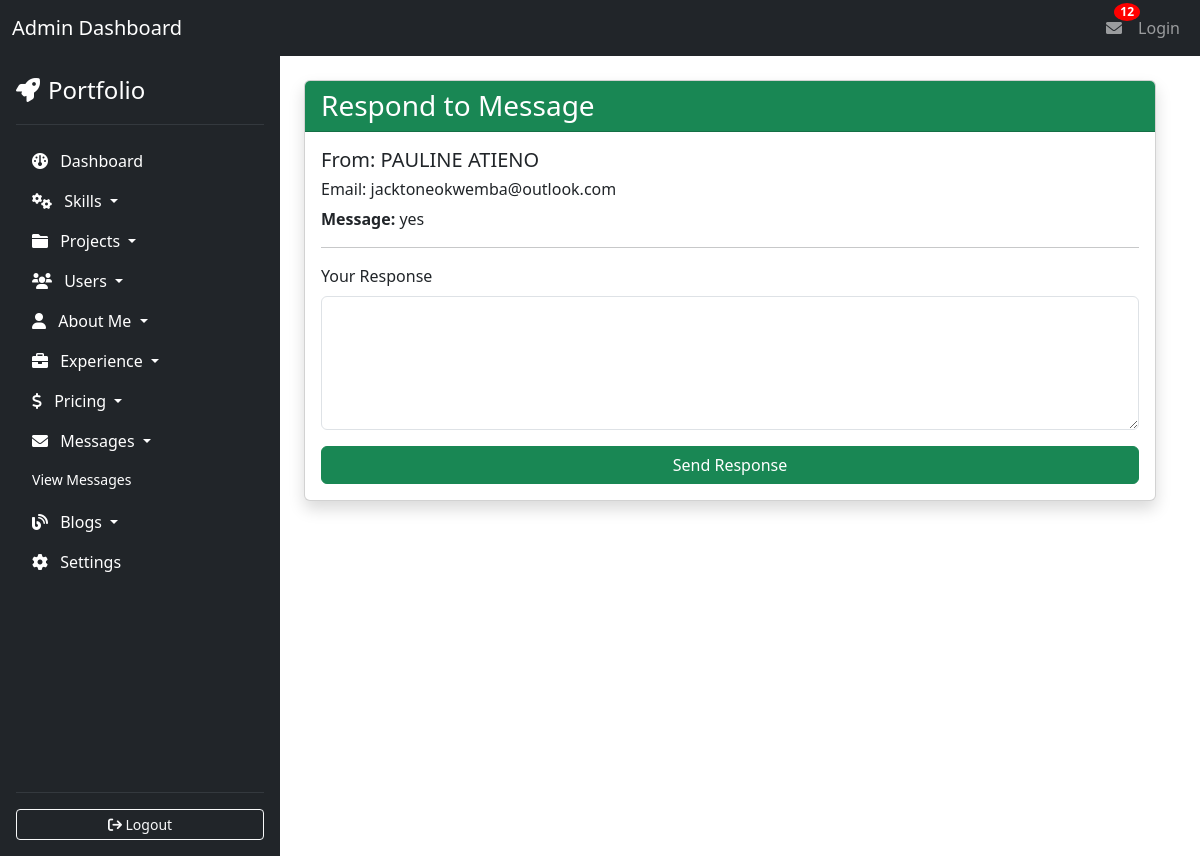
The app's page /admin/respond_message.php?id=9 with its own data.
### tables this page shows
CREATE TABLE `contact_messages` (
  `id` int(11) NOT NULL,
  `first_name` varchar(100) NOT NULL,
  `last_name` varchar(100) NOT NULL,
  `email` varchar(100) NOT NULL,
  `message` text NOT NULL,
  `submitted_at` timestamp NOT NULL DEFAULT current_timestamp(),
  `read_status` tinyint(1) DEFAULT 0
);

### admin/respond_message.php (the view, shortened to what this page needs)
<?php
include 'header.php';
include 'config.php';
$id = intval($_GET['id']);
$query = "SELECT * FROM contact_messages WHERE id = ?";
$stmt = $conn->prepare($query);
$stmt->bind_param("i", $id);
$stmt->execute();
$result = $stmt->get_result();
$message = $result->fetch_assoc();
?>
<div class="container-fluid">
    <div class="row">
        <?php include('sidebar.php'); ?>
        <div class="col-9 p-4">
            <div class="card shadow">
                <div class="card-header bg-success text-white">
                    <h3 class="mb-0">Respond to Message</h3>
                </div>
                <div class="card-body">
                    <h5>From: <?= htmlspecialchars($message['first_name'] . ' ' . $message['last_name']); ?></h5>
                    <h6>Email: <?= htmlspecialchars($message['email']); ?></h6>
                    <p><strong>Message:</strong> <?= nl2br(htmlspecialchars($message['message'])); ?></p>
                    <hr>
                    <form method="POST">
                        <div class="mb-3">
                            <label for="response" class="form-label">Your Response</label>
                            <textarea name="response" class="form-control" id="response" rows="5" required></textarea>
                        </div>
                        <button type="submit" class="btn btn-success w-100">Send Response</button>
                    </form>
                </div>
            </div>
        </div>
    </div>
</div>
<?php include('footer.php'); ?>

### records on screen
contact_messages: first_name+last_name "PAULINE ATIENO", email "jacktoneokwemba@outlook.com", message "yes"

### other values on screen
$unreadCount "12"
